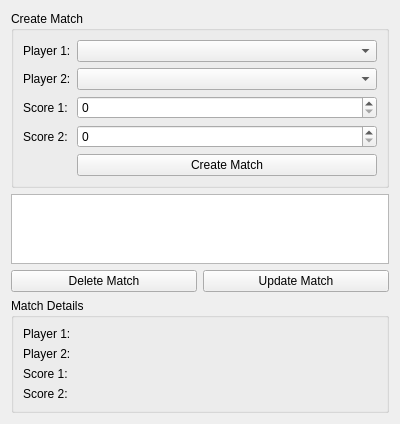
<?xml version="1.0" encoding="UTF-8"?>
<ui version="4.0">
 <class>MatchUI</class>
 <widget class="QWidget" name="MatchUI">
  <property name="geometry">
   <rect>
    <x>0</x>
    <y>0</y>
    <width>400</width>
    <height>300</height>
   </rect>
  </property>
  <property name="windowTitle">
   <string>Form</string>
  </property>
  <layout class="QVBoxLayout" name="verticalLayout">
   <item>
    <widget class="QGroupBox" name="createMatchGroupBox">
     <property name="title">
      <string>Create Match</string>
     </property>
     <layout class="QFormLayout" name="formLayout">
      <item row="0" column="0">
       <widget class="QLabel" name="player1Label">
        <property name="text">
         <string>Player 1:</string>
        </property>
       </widget>
      </item>
      <item row="0" column="1">
       <widget class="QComboBox" name="player1ComboBox"/>
      </item>
      <item row="1" column="0">
       <widget class="QLabel" name="player2Label">
        <property name="text">
         <string>Player 2:</string>
        </property>
       </widget>
      </item>
      <item row="1" column="1">
       <widget class="QComboBox" name="player2ComboBox"/>
      </item>
      <item row="2" column="0">
       <widget class="QLabel" name="score1Label">
        <property name="text">
         <string>Score 1:</string>
        </property>
       </widget>
      </item>
      <item row="2" column="1">
       <widget class="QSpinBox" name="score1SpinBox"/>
      </item>
      <item row="3" column="0">
       <widget class="QLabel" name="score2Label">
        <property name="text">
         <string>Score 2:</string>
        </property>
       </widget>
      </item>
      <item row="3" column="1">
       <widget class="QSpinBox" name="score2SpinBox"/>
      </item>
      <item row="4" column="1">
       <widget class="QPushButton" name="createMatchButton">
        <property name="text">
         <string>Create Match</string>
        </property>
       </widget>
      </item>
     </layout>
    </widget>
   </item>
   <item>
    <widget class="QTableView" name="matchTableView"/>
   </item>
   <item>
    <layout class="QHBoxLayout" name="horizontalLayout">
     <item>
      <widget class="QPushButton" name="deleteMatchButton">
       <property name="text">
        <string>Delete Match</string>
       </property>
      </widget>
     </item>
     <item>
      <widget class="QPushButton" name="updateMatchButton">
       <property name="text">
        <string>Update Match</string>
       </property>
      </widget>
     </item>
    </layout>
   </item>
   <item>
    <widget class="QGroupBox" name="matchDetailsGroupBox">
     <property name="title">
      <string>Match Details</string>
     </property>
     <layout class="QFormLayout" name="formLayout_2">
      <item row="0" column="0">
       <widget class="QLabel" name="player1NameLabel_2">
        <property name="text">
         <string>Player 1:</string>
        </property>
       </widget>
      </item>
      <item row="0" column="1">
       <widget class="QLabel" name="player1NameLabel"/>
      </item>
      <item row="1" column="0">
       <widget class="QLabel" name="player2NameLabel_2">
        <property name="text">
         <string>Player 2:</string>
        </property>
       </widget>
      </item>
      <item row="1" column="1">
       <widget class="QLabel" name="player2NameLabel"/>
      </item>
      <item row="2" column="0">
       <widget class="QLabel" name="player1ScoreLabel_2">
        <property name="text">
         <string>Score 1:</string>
        </property>
       </widget>
      </item>
      <item row="2" column="1">
       <widget class="QLabel" name="player1ScoreLabel"/>
      </item>
      <item row="3" column="0">
       <widget class="QLabel" name="player2ScoreLabel_2">
        <property name="text">
         <string>Score 2:</string>
        </property>
       </widget>
      </item>
      <item row="3" column="1">
       <widget class="QLabel" name="player2ScoreLabel"/>
      </item>
     </layout>
    </widget>
   </item>
  </layout>
 </widget>
 <resources/>
 <connections/>
</ui>
